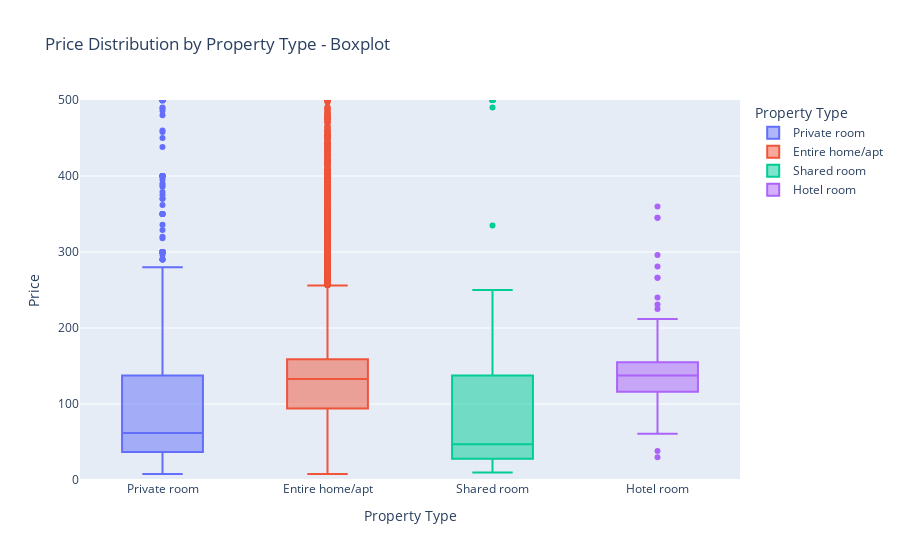
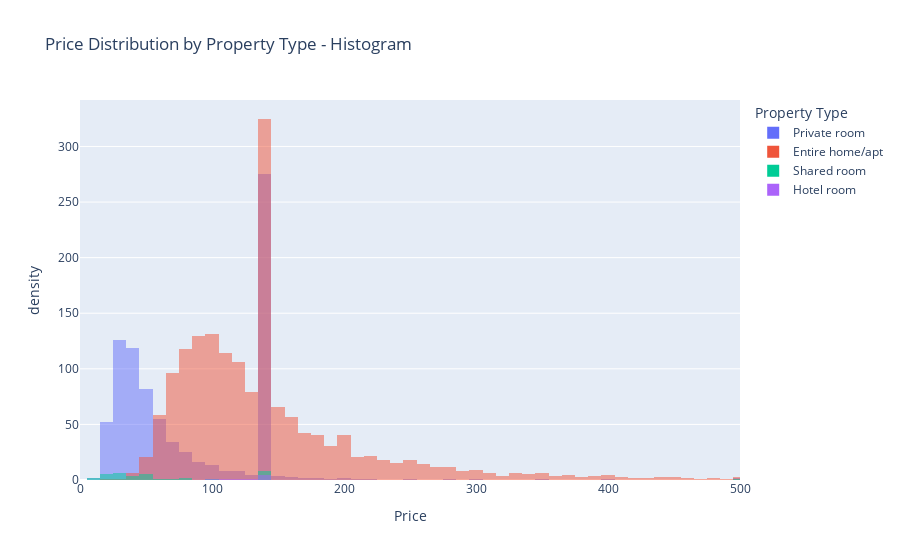

The code cell stored with these charts, in order, in its notebook:
### Code cell
fig = px.box(listings, x='room_type', y='price', title='Price Distribution by Property Type - Boxplot',
             labels={'room_type':'Property Type', 'price':'Price'}, color='room_type')

fig.update_yaxes(range=[0,500])
fig.show()

#histogram
fig= px.histogram(listings, x='price', color='room_type', title='Price Distribution by Property Type - Histogram',
                  labels={'price':'Price', 'room_type':'Property Type'}, barmode='overlay', histnorm='density')
fig.update_xaxes(range=[0,500])
fig.show()

### Figure 1 — Plotly figure (JSON) as saved in the notebook; plotly's stock layout.template omitted (floating-point values rounded to 4 significant figures; data arrays with more than 128 entries replaced by an {"elided": "..."} marker saying what was removed)
{"data": [{"alignmentgroup": "True", "hovertemplate": "Property Type=%{x}<br>Price=%{y}<extra></extra>", "legendgroup": "Private room", "marker": {"color": "#636efa"}, "name": "Private room", "notched": false, "offsetgroup": "Private room", "orientation": "v", "showlegend": true, "type": "box", "x": {"elided": "8492 str values"}, "x0": " ", "xaxis": "x", "y": {"elided": "8492 float values"}, "y0": " ", "yaxis": "y"}, {"alignmentgroup": "True", "hovertemplate": "Property Type=%{x}<br>Price=%{y}<extra></extra>", "legendgroup": "Entire home/apt", "marker": {"color": "#EF553B"}, "name": "Entire home/apt", "notched": false, "offsetgroup": "Entire home/apt", "orientation": "v", "showlegend": true, "type": "box", "x": {"elided": "17032 str values"}, "x0": " ", "xaxis": "x", "y": {"elided": "17032 float values"}, "y0": " ", "yaxis": "y"}, {"alignmentgroup": "True", "hovertemplate": "Property Type=%{x}<br>Price=%{y}<extra></extra>", "legendgroup": "Shared room", "marker": {"color": "#00cc96"}, "name": "Shared room", "notched": false, "offsetgroup": "Shared room", "orientation": "v", "showlegend": true, "type": "box", "x": {"elided": "388 str values"}, "x0": " ", "xaxis": "x", "y": {"elided": "388 float values"}, "y0": " ", "yaxis": "y"}, {"alignmentgroup": "True", "hovertemplate": "Property Type=%{x}<br>Price=%{y}<extra></extra>", "legendgroup": "Hotel room", "marker": {"color": "#ab63fa"}, "name": "Hotel room", "notched": false, "offsetgroup": "Hotel room", "orientation": "v", "showlegend": true, "type": "box", "x": ["Hotel room", "Hotel room", "Hotel room", "Hotel room", "Hotel room", "Hotel room", "Hotel room", "Hotel room", "Hotel room", "Hotel room", "Hotel room", "Hotel room", "Hotel room", "Hotel room", "Hotel room", "Hotel room", "Hotel room", "Hotel room", "Hotel room", "Hotel room", "Hotel room", "Hotel room", "Hotel room", "Hotel room", "Hotel room", "Hotel room", "Hotel room", "Hotel room", "Hotel room", "Hotel room", "Hotel room", "Hotel room", "Hotel room", "Hotel room", "Hotel room", "Hotel room", "Hotel room", "Hotel room", "Hotel room", "Hotel room", "Hotel room", "Hotel room", "Hotel room", "Hotel room", "Hotel room", "Hotel room", "Hotel room", "Hotel room", "Hotel room", "Hotel room", "Hotel room", "Hotel room", "Hotel room", "Hotel room", "Hotel room", "Hotel room", "Hotel room", "Hotel room", "Hotel room", "Hotel room", "Hotel room", "Hotel room", "Hotel room", "Hotel room", "Hotel room", "Hotel room", "Hotel room", "Hotel room", "Hotel room", "Hotel room", "Hotel room", "Hotel room", "Hotel room", "Hotel room", "Hotel room", "Hotel room", "Hotel room", "Hotel room", "Hotel room", "Hotel room", "Hotel room", "Hotel room", "Hotel room", "Hotel room", "Hotel room", "Hotel room", "Hotel room", "Hotel room", "Hotel room", "Hotel room", "Hotel room", "Hotel room", "Hotel room", "Hotel room", "Hotel room", "Hotel room", "Hotel room", "Hotel room", "Hotel room", "Hotel room", "Hotel room", "Hotel room", "Hotel room", "Hotel room", "Hotel room", "Hotel room", "Hotel room", "Hotel room"], "x0": " ", "xaxis": "x", "y": [70, 137.6, 137.6, 137.6, 137.6, 137.6, 137.6, 137.6, 212, 137.6, 137.6, 98, 136, 103, 98, 127, 108, 123, 128, 137.6, 137.6, 137.6, 137.6, 106, 114, 126, 75, 142, 138, 174, 107, 116, 38, 154, 125, 198, 117, 180, 180, 210, 195, 137.6, 240, 210, 225, 266, 296, 266, 281, 345, 137.6, 345, 360, 137, 119, 137.6, 155, 140, 99, 155, 146, 129, 137.6, 126, 137.6, 98, 137.6, 30, 105, 162, 74, 106, 106, 63, 88, 139, 139, 139, 116, 116, 85, 97, 107, 137.6, 137.6, 137.6, 137.6, 137.6, 137.6, 137.6, 137.6, 231, 999, 1029, 137.6, 137.6, 1149, 137.6, 137.6, 137.6, 137.6, 78, 61, 64, 1000, 1000, 1000, 1000], "y0": " ", "yaxis": "y"}], "layout": {"boxmode": "overlay", "legend": {"title": {"text": "Property Type"}, "tracegroupgap": 0}, "title": {"text": "Price Distribution by Property Type - Boxplot"}, "xaxis": {"anchor": "y", "categoryarray": ["Private room", "Entire home/apt", "Shared room", "Hotel room"], "categoryorder": "array", "domain": [0, 1], "title": {"text": "Property Type"}}, "yaxis": {"anchor": "x", "domain": [0, 1], "range": [0, 500], "title": {"text": "Price"}}}}

### Figure 2 — Plotly figure (JSON) as saved in the notebook; plotly's stock layout.template omitted (floating-point values rounded to 4 significant figures; data arrays with more than 128 entries replaced by an {"elided": "..."} marker saying what was removed)
{"data": [{"alignmentgroup": "True", "bingroup": "x", "histnorm": "density", "hovertemplate": "Property Type=Private room<br>Price=%{x}<br>density=%{y}<extra></extra>", "legendgroup": "Private room", "marker": {"color": "#636efa", "opacity": 0.5, "pattern": {"shape": ""}}, "name": "Private room", "offsetgroup": "Private room", "orientation": "v", "showlegend": true, "type": "histogram", "x": {"elided": "8492 float values"}, "xaxis": "x", "yaxis": "y"}, {"alignmentgroup": "True", "bingroup": "x", "histnorm": "density", "hovertemplate": "Property Type=Entire home/apt<br>Price=%{x}<br>density=%{y}<extra></extra>", "legendgroup": "Entire home/apt", "marker": {"color": "#EF553B", "opacity": 0.5, "pattern": {"shape": ""}}, "name": "Entire home/apt", "offsetgroup": "Entire home/apt", "orientation": "v", "showlegend": true, "type": "histogram", "x": {"elided": "17032 float values"}, "xaxis": "x", "yaxis": "y"}, {"alignmentgroup": "True", "bingroup": "x", "histnorm": "density", "hovertemplate": "Property Type=Shared room<br>Price=%{x}<br>density=%{y}<extra></extra>", "legendgroup": "Shared room", "marker": {"color": "#00cc96", "opacity": 0.5, "pattern": {"shape": ""}}, "name": "Shared room", "offsetgroup": "Shared room", "orientation": "v", "showlegend": true, "type": "histogram", "x": {"elided": "388 float values"}, "xaxis": "x", "yaxis": "y"}, {"alignmentgroup": "True", "bingroup": "x", "histnorm": "density", "hovertemplate": "Property Type=Hotel room<br>Price=%{x}<br>density=%{y}<extra></extra>", "legendgroup": "Hotel room", "marker": {"color": "#ab63fa", "opacity": 0.5, "pattern": {"shape": ""}}, "name": "Hotel room", "offsetgroup": "Hotel room", "orientation": "v", "showlegend": true, "type": "histogram", "x": [70, 137.6, 137.6, 137.6, 137.6, 137.6, 137.6, 137.6, 212, 137.6, 137.6, 98, 136, 103, 98, 127, 108, 123, 128, 137.6, 137.6, 137.6, 137.6, 106, 114, 126, 75, 142, 138, 174, 107, 116, 38, 154, 125, 198, 117, 180, 180, 210, 195, 137.6, 240, 210, 225, 266, 296, 266, 281, 345, 137.6, 345, 360, 137, 119, 137.6, 155, 140, 99, 155, 146, 129, 137.6, 126, 137.6, 98, 137.6, 30, 105, 162, 74, 106, 106, 63, 88, 139, 139, 139, 116, 116, 85, 97, 107, 137.6, 137.6, 137.6, 137.6, 137.6, 137.6, 137.6, 137.6, 231, 999, 1029, 137.6, 137.6, 1149, 137.6, 137.6, 137.6, 137.6, 78, 61, 64, 1000, 1000, 1000, 1000], "xaxis": "x", "yaxis": "y"}], "layout": {"barmode": "overlay", "legend": {"title": {"text": "Property Type"}, "tracegroupgap": 0}, "title": {"text": "Price Distribution by Property Type - Histogram"}, "xaxis": {"anchor": "y", "domain": [0, 1], "range": [0, 500], "title": {"text": "Price"}}, "yaxis": {"anchor": "x", "domain": [0, 1], "title": {"text": "density"}}}}
